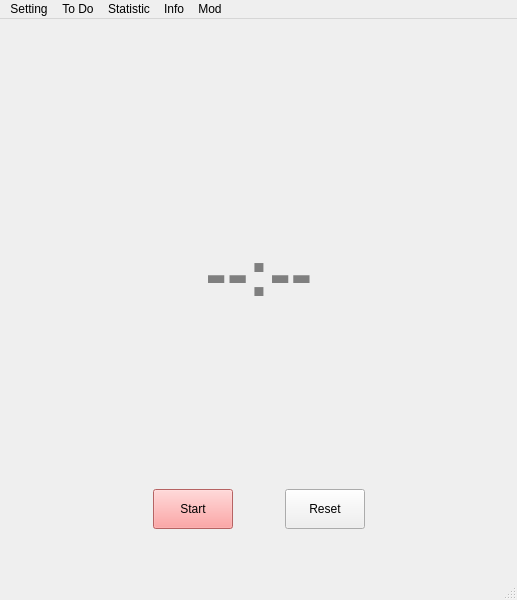
<?xml version="1.0" encoding="UTF-8"?>
<ui version="4.0">
 <class>MainWindow</class>
 <widget class="QMainWindow" name="MainWindow">
  <property name="geometry">
   <rect>
    <x>0</x>
    <y>0</y>
    <width>517</width>
    <height>600</height>
   </rect>
  </property>
  <property name="minimumSize">
   <size>
    <width>400</width>
    <height>600</height>
   </size>
  </property>
  <property name="windowTitle">
   <string>MainWindow</string>
  </property>
  <widget class="QWidget" name="centralwidget">
   <layout class="QGridLayout" name="gridLayout">
    <item row="3" column="1" colspan="3">
     <widget class="QLabel" name="label_time">
      <property name="minimumSize">
       <size>
        <width>100</width>
        <height>300</height>
       </size>
      </property>
      <property name="font">
       <font>
        <family>Microsoft YaHei UI</family>
        <weight>50</weight>
        <bold>false</bold>
       </font>
      </property>
      <property name="mouseTracking">
       <bool>true</bool>
      </property>
      <property name="autoFillBackground">
       <bool>false</bool>
      </property>
      <property name="frameShape">
       <enum>QFrame::NoFrame</enum>
      </property>
      <property name="text">
       <string notr="true">&lt;html&gt;&lt;head/&gt;&lt;body&gt;&lt;p align=&quot;center&quot;&gt;&lt;span style=&quot; font-size:48pt; font-weight:600; color:#7f7f7f;&quot;&gt;--:--&lt;/span&gt;&lt;/p&gt;&lt;/body&gt;&lt;/html&gt;</string>
      </property>
      <property name="textFormat">
       <enum>Qt::RichText</enum>
      </property>
      <property name="alignment">
       <set>Qt::AlignCenter</set>
      </property>
      <property name="textInteractionFlags">
       <set>Qt::LinksAccessibleByMouse|Qt::TextEditable</set>
      </property>
     </widget>
    </item>
    <item row="0" column="1" colspan="3">
     <spacer name="verticalSpacer_2">
      <property name="orientation">
       <enum>Qt::Vertical</enum>
      </property>
      <property name="sizeType">
       <enum>QSizePolicy::Maximum</enum>
      </property>
      <property name="sizeHint" stdset="0">
       <size>
        <width>20</width>
        <height>40</height>
       </size>
      </property>
     </spacer>
    </item>
    <item row="4" column="1">
     <widget class="QPushButton" name="button_start">
      <property name="minimumSize">
       <size>
        <width>50</width>
        <height>40</height>
       </size>
      </property>
      <property name="styleSheet">
       <string notr="true">background: rgb(255, 138, 138);
</string>
      </property>
      <property name="text">
       <string>Start</string>
      </property>
     </widget>
    </item>
    <item row="4" column="0">
     <spacer name="horizontalSpacer">
      <property name="orientation">
       <enum>Qt::Horizontal</enum>
      </property>
      <property name="sizeHint" stdset="0">
       <size>
        <width>40</width>
        <height>20</height>
       </size>
      </property>
     </spacer>
    </item>
    <item row="4" column="3">
     <widget class="QPushButton" name="button_reset">
      <property name="minimumSize">
       <size>
        <width>50</width>
        <height>40</height>
       </size>
      </property>
      <property name="text">
       <string>Reset</string>
      </property>
     </widget>
    </item>
    <item row="5" column="1" colspan="3">
     <spacer name="verticalSpacer">
      <property name="orientation">
       <enum>Qt::Vertical</enum>
      </property>
      <property name="sizeType">
       <enum>QSizePolicy::Minimum</enum>
      </property>
      <property name="sizeHint" stdset="0">
       <size>
        <width>20</width>
        <height>40</height>
       </size>
      </property>
     </spacer>
    </item>
    <item row="4" column="4">
     <spacer name="horizontalSpacer_2">
      <property name="orientation">
       <enum>Qt::Horizontal</enum>
      </property>
      <property name="sizeHint" stdset="0">
       <size>
        <width>40</width>
        <height>20</height>
       </size>
      </property>
     </spacer>
    </item>
    <item row="4" column="2">
     <spacer name="horizontalSpacer_3">
      <property name="orientation">
       <enum>Qt::Horizontal</enum>
      </property>
      <property name="sizeType">
       <enum>QSizePolicy::Maximum</enum>
      </property>
      <property name="sizeHint" stdset="0">
       <size>
        <width>40</width>
        <height>20</height>
       </size>
      </property>
     </spacer>
    </item>
   </layout>
  </widget>
  <widget class="QMenuBar" name="menubar">
   <property name="geometry">
    <rect>
     <x>0</x>
     <y>0</y>
     <width>517</width>
     <height>21</height>
    </rect>
   </property>
   <widget class="QMenu" name="menusetting">
    <property name="title">
     <string>Setting</string>
    </property>
    <addaction name="actionTime_Setting"/>
    <addaction name="actionAlarm"/>
   </widget>
   <widget class="QMenu" name="menuTo_Do">
    <property name="title">
     <string>To Do</string>
    </property>
    <addaction name="actionShow_List"/>
   </widget>
   <widget class="QMenu" name="menuStatistic">
    <property name="title">
     <string>Statistic</string>
    </property>
    <addaction name="actionShow_Data"/>
   </widget>
   <widget class="QMenu" name="menuInfo">
    <property name="title">
     <string>Info</string>
    </property>
    <addaction name="actionHelp"/>
    <addaction name="actionAbout"/>
   </widget>
   <widget class="QMenu" name="menuMod">
    <property name="title">
     <string>Mod</string>
    </property>
    <addaction name="actionFace_Detect"/>
   </widget>
   <addaction name="menusetting"/>
   <addaction name="menuTo_Do"/>
   <addaction name="menuStatistic"/>
   <addaction name="menuInfo"/>
   <addaction name="menuMod"/>
  </widget>
  <widget class="QStatusBar" name="statusbar"/>
  <action name="actionTime_Setting">
   <property name="text">
    <string>Time Setting</string>
   </property>
  </action>
  <action name="actionAlarm">
   <property name="text">
    <string>Alarm</string>
   </property>
  </action>
  <action name="actionShow_List">
   <property name="text">
    <string>Show List</string>
   </property>
  </action>
  <action name="actionShow_Data">
   <property name="text">
    <string>Show Data</string>
   </property>
  </action>
  <action name="actionHelp">
   <property name="checkable">
    <bool>false</bool>
   </property>
   <property name="text">
    <string>Help</string>
   </property>
  </action>
  <action name="actionAbout">
   <property name="text">
    <string>About </string>
   </property>
  </action>
  <action name="actionFace_Detect">
   <property name="text">
    <string>Face Detect</string>
   </property>
  </action>
 </widget>
 <resources/>
 <connections/>
</ui>
